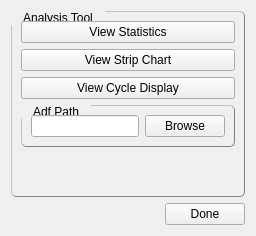
      <widget class="QWidget" name="tabAnalysis">
       <attribute name="title">
        <string>Analysis</string>
       </attribute>
       <layout class="QVBoxLayout" name="verticalLayout_15">
        <item>
         <layout class="QVBoxLayout" name="verticalLayout_14">
          <item>
           <widget class="QGroupBox" name="groupBox_13">
            <property name="whatsThis">
             <string>&lt;html&gt;&lt;head/&gt;&lt;body&gt;&lt;p&gt;&lt;span style=&quot; color:#000000;&quot;&gt;This tab page allows one to analyze the results of a benchmark run using some of the standard Asim tools&lt;/span&gt;&lt;/p&gt;&lt;/body&gt;&lt;/html&gt;</string>
            </property>
            <property name="styleSheet">
             <string notr="true">QGroupBox {
     border: 1px solid gray;
     border-radius: 5px;
      border-style: outset;
     margin-top: 1ex; /* leave space at the top for the title */
     margin-left: 1ex;
     margin-right: 1ex;
     margin-bottom: 1ex;
   
 }

 QGroupBox::title {
     subcontrol-origin: margin;
     subcontrol-position: top left; /* position at the top center */
     padding: 0 10px;
 }</string>
            </property>
            <property name="title">
             <string>Analysis Tool</string>
            </property>
            <layout class="QVBoxLayout" name="verticalLayout_16">
             <item>
              <layout class="QVBoxLayout" name="verticalLayout_13">
               <item>
                <widget class="QPushButton" name="viewStatistics">
                 <property name="toolTip">
                  <string>Click to view statistics file in browser</string>
                 </property>
                 <property name="text">
                  <string>View Statistics</string>
                 </property>
                </widget>
               </item>
               <item>
                <widget class="QPushButton" name="viewStripChart">
                 <property name="toolTip">
                  <string>Click to view stripchart</string>
                 </property>
                 <property name="text">
                  <string>View Strip Chart</string>
                 </property>
                </widget>
               </item>
               <item>
                <widget class="QPushButton" name="viewCycleDisplay">
                 <property name="toolTip">
                  <string>Click to view cycle display using 2Dreams</string>
                 </property>
                 <property name="text">
                  <string>View Cycle Display</string>
                 </property>
                </widget>
               </item>
               <item>
                <widget class="QGroupBox" name="groupBox_14">
                 <property name="styleSheet">
                  <string notr="true">QGroupBox {
     border: 1px solid gray;
     border-radius: 5px;
      border-style: outset;
     margin-top: 1ex; /* leave space at the top for the title */
     margin-left: 1ex;
     margin-right: 1ex;
     margin-bottom: 1ex;
   
 }

 QGroupBox::title {
     subcontrol-origin: margin;
     subcontrol-position: top left; /* position at the top center */
     padding: 0 10px;
 }</string>
                 </property>
                 <property name="title">
                  <string>Adf Path</string>
                 </property>
                 <layout class="QVBoxLayout" name="verticalLayout_17">
                  <item>
                   <layout class="QHBoxLayout" name="horizontalLayout_10">
                    <item>
                     <widget class="QLineEdit" name="adfPath">
                      <property name="enabled">
                       <bool>true</bool>
                      </property>
                     </widget>
                    </item>
                    <item>
                     <widget class="QPushButton" name="browseAdfPath">
                      <property name="text">
                       <string>Browse</string>
                      </property>
                     </widget>
                    </item>
                   </layout>
                  </item>
                 </layout>
                </widget>
               </item>
              </layout>
             </item>
             <item>
              <spacer name="verticalSpacer">
               <property name="orientation">
                <enum>Qt::Vertical</enum>
               </property>
               <property name="sizeHint" stdset="0">
                <size>
                 <width>20</width>
                 <height>40</height>
                </size>
               </property>
              </spacer>
             </item>
            </layout>
           </widget>
          </item>
          <item>
           <layout class="QHBoxLayout" name="horizontalLayout_9">
            <item>
             <spacer name="horizontalSpacer_3">
              <property name="orientation">
               <enum>Qt::Horizontal</enum>
              </property>
              <property name="sizeHint" stdset="0">
               <size>
                <width>40</width>
                <height>20</height>
               </size>
              </property>
             </spacer>
            </item>
            <item>
             <widget class="QPushButton" name="nextStep_analysis">
              <property name="text">
               <string>Done</string>
              </property>
             </widget>
            </item>
           </layout>
          </item>
         </layout>
        </item>
       </layout>
      </widget>
